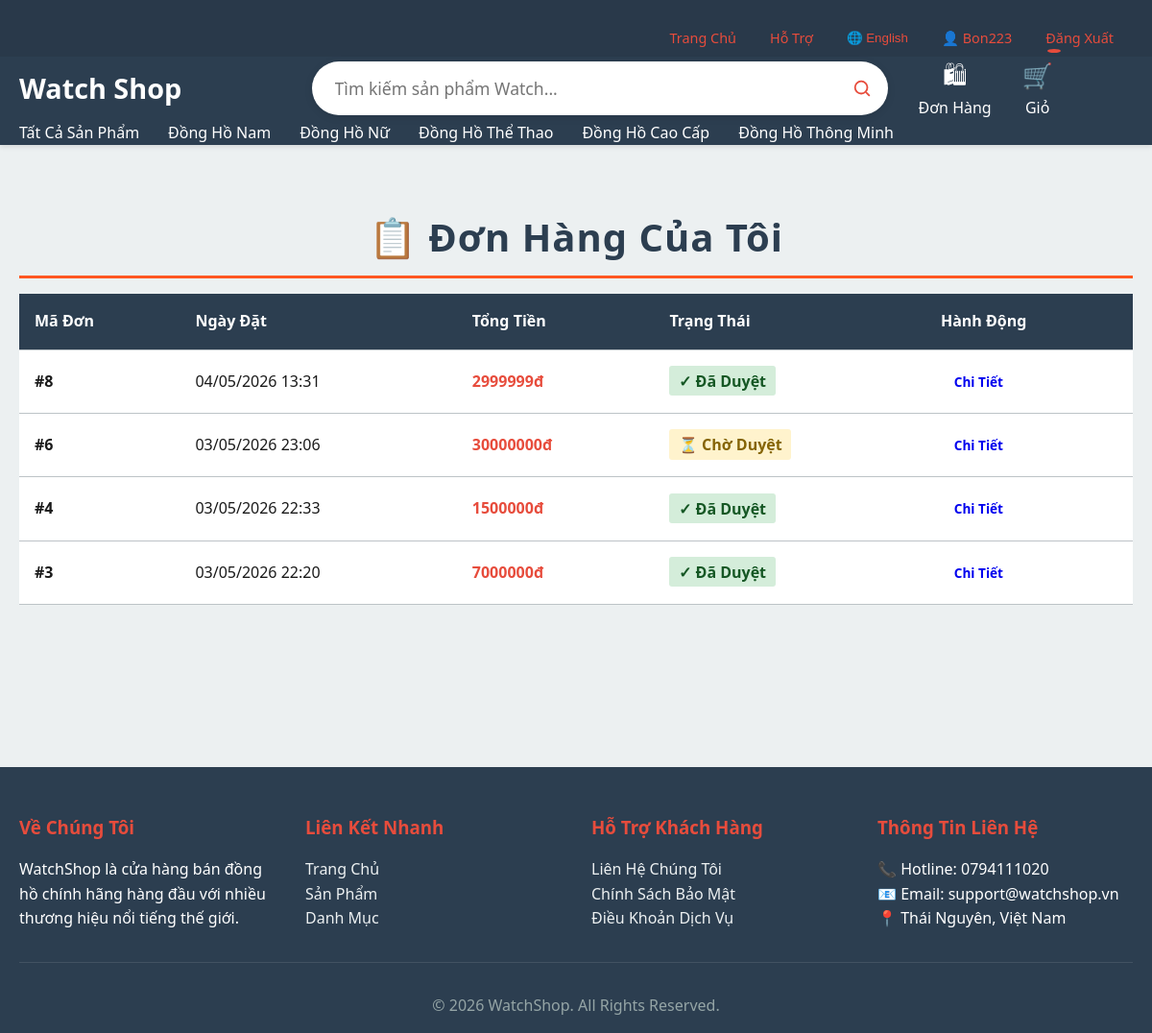
The page /vi/orders/ (signed in) on the database its author committed.
### shop/models.py (models this page shows, shortened)
class Order(models.Model):
    STATUS_CHOICES = [
        ('pending', 'Chờ xác nhận'),
        ('confirmed', 'Đã xác nhận'),
        ('shipping', 'Đang giao hàng'),
        ('delivered', 'Đã giao'),
        ('cancelled', 'Đã hủy'),
        ('returned', 'Đã hoàn trả'),
    ]
    user = models.ForeignKey(User, on_delete=models.CASCADE, related_name='orders')
    total_amount = models.DecimalField(max_digits=12, decimal_places=2, validators=[MinValueValidator(0)])
    status = models.CharField(max_length=20, choices=STATUS_CHOICES, default='pending')
    payment_method = models.CharField(
        max_length=20,
        choices=[('cod', 'COD'), ('bank_transfer', 'Chuyển khoản ngân hàng')],
        default='cod'
    )
    payment_reference = models.CharField(max_length=100, blank=True)
    delivery_address = models.TextField()
    phone_number = models.CharField(max_length=20)
    email = models.EmailField(null=True, blank=True)
    notes = models.TextField(blank=True)
    created_at = models.DateTimeField(auto_now_add=True)
    updated_at = models.DateTimeField(auto_now=True)
    class Meta:
        ordering = ['-created_at']

### shop/views.py (the view)
# urls.py: path('orders/', views.order_list, name='order_list'),
@login_required(login_url='login')
def order_list(request):
    orders = Order.objects.filter(user=request.user)
    context = {
        'orders': orders,
        'page_title': 'My Orders'
    }
    return render(request, 'shop/order_list.html', context)

### templates/shop/order_list.html (shortened to what this page needs)
{% extends 'shop/base.html' %}
{% block content %}
<div class="container">
    <h2 class="section-title">📋 Đơn Hàng Của Tôi</h2>
    {% if orders %}
        <table>
            <thead>
                <tr>
                    <th>Mã Đơn</th>
                    <th>Ngày Đặt</th>
                    <th>Tổng Tiền</th>
                    <th>Trạng Thái</th>
                    <th>Hành Động</th>
                </tr>
            </thead>
            <tbody>
                {% for order in orders %}
                    <tr>
                        <td><strong>#{{ order.id }}</strong></td>
                        <td>{{ order.created_at|date:"d/m/Y H:i" }}</td>
                        <td style="font-weight: bold; color: var(--secondary);">{{ order.total_amount|floatformat:0 }}đ</td>
                        <td>
                            {% if order.status == 'pending' %}
                                <span style="background-color: #fff3cd; color: #856404; padding: 0.3rem 0.6rem; border-radius: 3px; font-weight: 600;">⏳ Chờ Duyệt</span>
                            {% elif order.status == 'confirmed' or order.status == 'approved' %}
                                <span style="background-color: #d4edda; color: #155724; padding: 0.3rem 0.6rem; border-radius: 3px; font-weight: 600;">✓ Đã Duyệt</span>
                            {% else %}
                                <span style="background-color: #f8d7da; color: #721c24; padding: 0.3rem 0.6rem; border-radius: 3px; font-weight: 600;">✗ Từ Chối</span>
                            {% endif %}
                        </td>
                        <td>
                            <a href="{% url 'order_detail' order.id %}" class="btn" style="padding: 0.3rem 0.8rem; font-size: 0.85rem;">Chi Tiết</a>
                        </td>
                    </tr>
                {% endfor %}
            </tbody>
        </table>
    {% else %}
        <div class="alert alert-info text-center" style="padding: 3rem;">
            <h3>Không Có Đơn Hàng</h3>
            <p style="margin: 1rem 0;">Bạn chưa có đơn hàng nào. Hãy bắt đầu mua sắm!</p>
            <a href="{% url 'product_list' %}" class="btn btn-success">Mua Sắm Ngay</a>
        </div>
    {% endif %}
</div>
{% endblock %}

### templates/shop/base.html (shortened to what this page needs)
<!DOCTYPE html>
<html lang="{{ LANGUAGE_CODE }}">
<head>
</head>
<body>
    <header>
        <div class="top-bar">
            <div class="container">
                <div class="top-bar-content">
                    <div class="right auth-links">
                        <a href="{% url 'home' %}" class="top-link top-red"> Trang Chủ</a>
                        <a href="#" class="top-link top-red"> Hỗ Trợ</a>
                        <div class="lang-switcher">
                            <button type="button" class="lang-switcher-btn top-link top-red">
                                🌐 {% if LANGUAGE_CODE == 'vi' %}Tiếng Việt{% else %}English{% endif %}
                            </button>
                        </div>
                        {% if request.user.is_authenticated %}
                            <a href="#" class="top-link top-red">👤 {{ request.user.username }}</a>
                            <a href="{% url 'logout' %}" class="top-link top-red">Đăng Xuất</a>
                        {% else %}
                            <a href="{% url 'register' %}" class="top-link top-red btn">Đăng Ký</a>
                            <a href="{% url 'login' %}" class="top-link top-red">Đăng Nhập</a>
                        {% endif %}
                    </div>
                </div>
            </div>
        </div>
        <div class="main-header">
            <div class="container">
                <div class="header-content">
                    <h1 class="logo" style="margin-right: 32px;">Watch Shop</h1>
                    <div style="flex: 1; display: flex; align-items: center; justify-content: center;">
                        <form method="get" action="{% url 'product_list' %}" style="display: flex; align-items: center; background: #fff; border-radius: 32px; box-shadow: 0 2px 8px rgba(0,0,0,0.10); padding: 0.25rem 1rem 0.25rem 1.5rem; width: 100%; max-width: 600px; position: relative;">
                            <input type="text" name="q" class="search-bar" placeholder="Tìm kiếm sản phẩm Watch..." value="{{ request.GET.q }}" style="border: none; outline: none; background: transparent; font-size: 1.1rem; flex: 1; padding: 0.75rem 0;">
                            <button type="submit" style="background: transparent; border: none; color: #e74c3c; font-size: 1.5rem; margin-left: 8px; cursor: pointer; display: flex; align-items: center; justify-content: center; padding: 0;">
                                <svg xmlns="http://www.w3.org/2000/svg" width="22" height="22" fill="none" viewBox="0 0 24 24"><circle cx="11" cy="11" r="7" stroke="#e74c3c" stroke-width="2"/><path stroke="#e74c3c" stroke-width="2" stroke-linecap="round" d="M20 20l-3-3"/></svg>
                            </button>
                        </form>
                        <div style="display: flex; align-items: center; gap: 32px; margin-left: 32px;">
                            <a href="{% url 'order_list' %}" style="color: white; text-decoration: none; display: flex; flex-direction: column; align-items: center;">
                                <span style="font-size: 1.6rem;">&#128717;</span>
                                <span>Đơn Hàng</span>
                            </a>
                            <a href="{% url 'cart' %}" style="color: white; text-decoration: none; display: flex; flex-direction: column; align-items: center; position: relative;">
                                <span style="font-size: 1.6rem;">&#128722;</span>
                                <span>Giỏ</span>
                                {% if request.user.is_authenticated %}
                                    {% with cart_items_count=request.user.cartitem_set.count %}
                                        <span style="position: absolute; top: -8px; right: -8px; background: #e74c3c; color: white; border-radius: 50%; padding: 2px 7px; font-size: 0.9rem; font-weight: bold;">{{ cart_items_count }}</span>
                                    {% endwith %}
                                {% else %}
                                    <span style="position: absolute; top: -8px; right: -8px; background: #e74c3c; color: white; border-radius: 50%; padding: 2px 7px; font-size: 0.9rem; font-weight: bold;">0</span>
                                {% endif %}
                            </a>
                        </div>
                    </div>
                </div>
            </div>
        </div>
        <nav class="nav-bar">
            <div class="container">
                <ul class="nav-menu">
                    <li><a href="#">Tất Cả Sản Phẩm</a></li>
                    <li><a href="#">Đồng Hồ Nam</a></li>
                    <li><a href="#">Đồng Hồ Nữ</a></li>
                    <li><a href="#">Đồng Hồ Thể Thao</a></li>
                    <li><a href="#">Đồng Hồ Cao Cấp</a></li>
                    <li><a href="#">Đồng Hồ Thông Minh</a></li>
                </ul>
            </div>
        </nav>
    </header>
    <main>
        {% block content %}{% endblock %}
    </main>
    <footer>
        <div class="container">
            <div class="footer-content">
                <div class="footer-section">
                    <h3>Về Chúng Tôi</h3>
                    <p>WatchShop là cửa hàng bán đồng hồ chính hãng hàng đầu với nhiều thương hiệu nổi tiếng thế giới.</p>
                </div>
                <div class="footer-section">
                    <h3>Liên Kết Nhanh</h3>
                    <ul>
                        <li><a href="{% url 'home' %}">Trang Chủ</a></li>
                        <li><a href="{% url 'product_list' %}">Sản Phẩm</a></li>
                        <li><a href="{% url 'product_list' %}">Danh Mục</a></li>
                    </ul>
                </div>
                <div class="footer-section">
                    <h3>Hỗ Trợ Khách Hàng</h3>
                    <ul>
                        <li><a href="#">Liên Hệ Chúng Tôi</a></li>
                        <li><a href="#">Chính Sách Bảo Mật</a></li>
                        <li><a href="#">Điều Khoản Dịch Vụ</a></li>
                    </ul>
                </div>
                <div class="footer-section">
                    <h3>Thông Tin Liên Hệ</h3>
                    <ul>
                        <li>📞 Hotline: 0794111020 </li>
                        <li>📧 Email: support@watchshop.vn</li>
                        <li>📍 Thái Nguyên, Việt Nam</li>
                    </ul>
                </div>
            </div>
            <div class="footer-bottom">
                <p>&copy; 2026 WatchShop. All Rights Reserved.</p>
            </div>
        </div>
    </footer>
</body>
</html>

### templates/shop/base.html (style rules this page uses)
* { margin: 0; padding: 0; box-sizing: border-box; }
:root { --primary: #2c3e50; --secondary: #e74c3c; --light: #ecf0f1; --dark: #1a1a1a; --success: #27ae60; --border: #bdc3c7; }
body { font-family: 'Segoe UI', Tahoma, Geneva, Verdana, sans-serif; line-height: 1.6; color: var(--dark); background-color: var(--light); }
header { background-color: var(--primary); color: white; padding: 0; position: sticky; top: 0; z-index: 100; box-shadow: 0 2px 5px rgba(0,0,0,0.1); }
.top-bar { background: rgba(0,0,0,0.08); padding: 0.5rem 0; font-size: 0.9rem; }
.top-bar .top-link { color: rgba(255,255,255,0.85); text-decoration: none; margin-right: 1.25rem; transition: color 0.2s; }
.top-bar .top-red { color: var(--secondary); }
.container { max-width: 1200px; margin: 0 auto; padding: 0 20px; }
.header-content { display: flex; justify-content: flex-start; align-items: center; flex-wrap: wrap; gap: 20px; }
.logo { font-size: 1.8rem; font-weight: bold; color: white; text-decoration: none; }
nav ul { list-style: none; display: flex; gap: 30px; flex-wrap: wrap; }
nav a { color: white; text-decoration: none; transition: color 0.3s; font-weight: 500; }
.auth-links { display: flex; gap: 15px; align-items: center; margin-top: 20px; justify-content: flex-end; }
.auth-links a { color: white; text-decoration: none; font-weight: 500; transition: color 0.3s; }
.lang-switcher { position: relative; display: inline-block; }
.lang-switcher-btn { background: transparent; border: none; color: white; cursor: pointer; font-weight: 500; padding: 0; text-decoration: none; display: flex; align-items: center; gap: 5px; transition: color 0.3s; }
.btn { display: inline-flex; align-items: center; justify-content: center; padding: 0.6rem 1.2rem; border-radius: 4px; border: 1px solid transparent; font-weight: 600; cursor: pointer; text-decoration: none; transition: background 0.3s, transform 0.2s, box-shadow 0.2s; }
main { padding: 2rem 0; min-height: calc(100vh - 200px); }
input[type="text"], input[type="email"], input[type="password"], input[type="number"], textarea, select { width: 100%; padding: 0.75rem; border: 1px solid var(--border); border-radius: 4px; font-family: inherit; font-size: 1rem; }
table { width: 100%; border-collapse: collapse; background: white; margin: 1rem 0; }
th, td { padding: 1rem; text-align: left; border-bottom: 1px solid var(--border); }
th { background-color: var(--primary); color: white; font-weight: 600; }
footer { background-color: var(--primary); color: white; padding: 3rem 0 1rem; margin-top: 3rem; }
.footer-content { display: grid; grid-template-columns: repeat(auto-fit, minmax(250px, 1fr)); gap: 2rem; margin-bottom: 2rem; }
.footer-section h3 { margin-bottom: 1rem; color: var(--secondary); }
.footer-section ul { list-style: none; }
.footer-section a { color: #ecf0f1; text-decoration: none; transition: color 0.3s; }
.footer-bottom { text-align: center; padding-top: 2rem; border-top: 1px solid rgba(255,255,255,0.1); color: #95a5a6; }
.section-title { font-size: 2.5rem; margin: 2rem 0 1rem; color: #2c3e50; border-bottom: 3px solid #ff5722; padding-bottom: 0.5rem; text-align: center; font-weight: 700; letter-spacing: 1px; }

### rows shown on the page
Order: id "8", created_at "04/05/2026 13:31", total_amount "2999999", status "✓ Đã Duyệt"
Order: id "6", created_at "03/05/2026 23:06", total_amount "30000000", status "⏳ Chờ Duyệt"
Order: id "4", created_at "03/05/2026 22:33", total_amount "1500000", status "✓ Đã Duyệt"
Order: id "3", created_at "03/05/2026 22:20", total_amount "7000000", status "✓ Đã Duyệt"

### other values the page prints
{{ request.user.username }} "Bon223"
